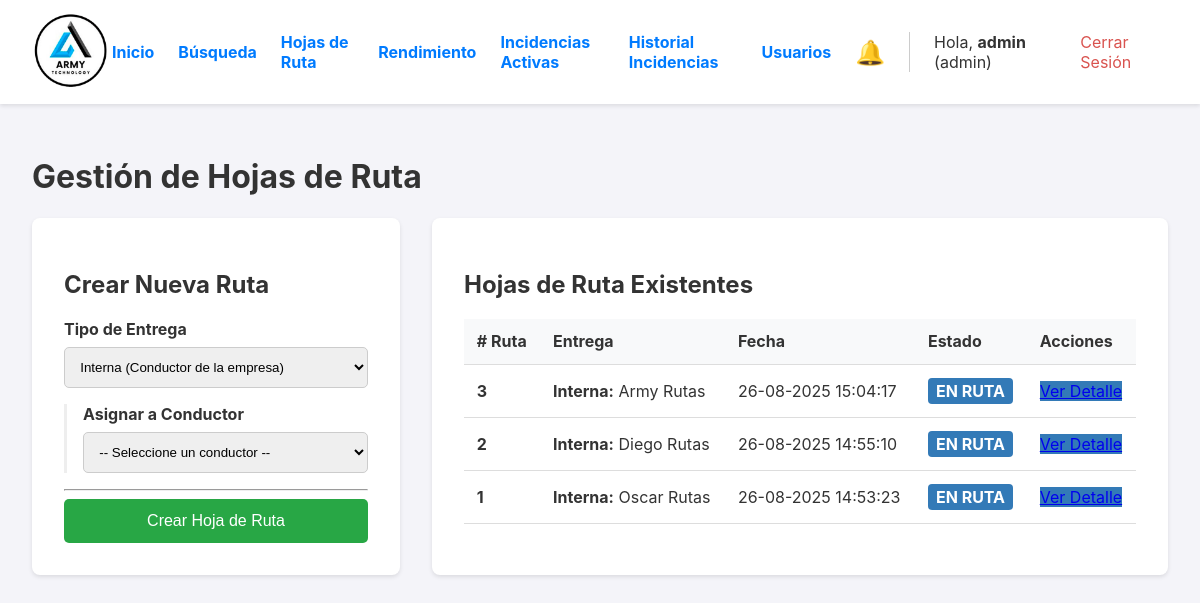
The app's page /rutas (signed in), older data.
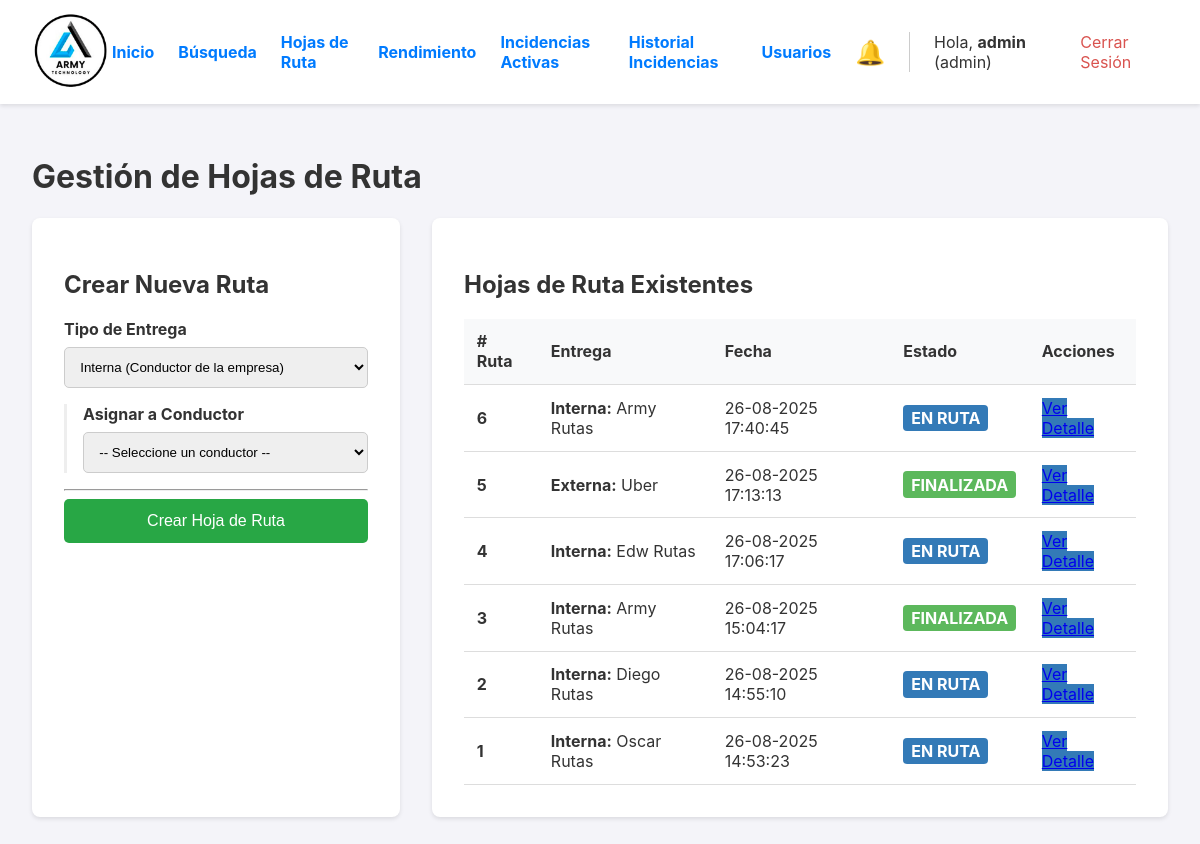
The same page, newer data.
### app.py (models this page shows, shortened)
class User(UserMixin, db.Model):
    id = db.Column(db.Integer, primary_key=True)
    username = db.Column(db.String(80), unique=True, nullable=False)
    password_hash = db.Column(db.String(256), nullable=False)
    role = db.Column(db.String(20), nullable=False, default='operario')

class HojaDeRuta(db.Model):
    __tablename__ = 'hoja_de_ruta'
    id = db.Column(db.Integer, primary_key=True)
    fecha_creacion = db.Column(db.DateTime, default=datetime.datetime.utcnow)
    estado = db.Column(db.String(20), nullable=False, default='EN_PREPARACION')
    gastos_asignados = db.Column(db.Float, nullable=False, default=0.0)
    ordenes = db.relationship('Orden', backref='hoja_de_ruta', lazy='dynamic')
    transacciones = db.relationship('Transaccion', backref='hoja_de_ruta', lazy='dynamic', cascade="all, delete-orphan")
    gastos_viaje = db.relationship('GastoViaje', backref='hoja_de_ruta', lazy='dynamic', cascade="all, delete-orphan")
    fecha_finalizacion = db.Column(db.DateTime, nullable=True)
    tipo_entrega = db.Column(db.String(20), nullable=False, default='INTERNA') # Valores: 'INTERNA', 'EXTERNA'
    conductor_id = db.Column(db.Integer, db.ForeignKey('user.id'), nullable=True) # Ahora es opcional
    conductor = db.relationship('User', backref='hojas_de_ruta')
    nombre_transportista = db.Column(db.String(100), nullable=True) # Ej: "Guatex", "Cargo Expreso"
    nombre_receptor = db.Column(db.String(100), nullable=True)     # Nombre de la persona que recibe
    id_receptor = db.Column(db.String(50), nullable=True)          # DPI, Cédula, etc.

### app.py (the view, shortened to what this page needs)
@app.route('/rutas', methods=['GET', 'POST'])
@login_required
@logistica_required
def gestionar_rutas():
    rutas_query = db.select(HojaDeRuta).options(joinedload(HojaDeRuta.conductor)).order_by(HojaDeRuta.fecha_creacion.desc())
    rutas = db.session.execute(rutas_query).scalars().all()
    conductores = db.session.execute(db.select(User).filter_by(role='conductor').order_by(User.username)).scalars().all()
    return render_template('gestionar_rutas.html', rutas=rutas, conductores=conductores)

### app.py (called while the page is built)
def logistica_required(f):
    @wraps(f)
    def decorated_function(*args, **kwargs):
        if not current_user.is_authenticated or current_user.role not in ['admin', 'operario']:
            flash('Se requiere rol de Administrador o de Operario para acceder a esta página.', 'error')
            return redirect(url_for('dashboard')) # O a donde prefieras
        return f(*args, **kwargs)
    return decorated_function

@login_manager.user_loader
def load_user(user_id):
    return db.session.get(User, int(user_id))

@app.template_filter('localtime')
def to_localtime_filter(utc_datetime):
    if not utc_datetime: return ""
    local_tz = pytz.timezone('America/Costa_Rica')
    local_dt = utc_datetime.replace(tzinfo=pytz.utc).astimezone(local_tz)
    return local_dt.strftime('%d-%m-%Y %H:%M:%S')

### templates/gestionar_rutas.html (shortened to what this page needs)
{% extends "layout.html" %}
{% block content %}
<h1>Gestión de Hojas de Ruta</h1>
<div class="admin-container">
    <div class="form-container">
        <h2>Crear Nueva Ruta</h2>
        <form method="POST">
            <div class="form-group">
                <label for="tipo_entrega">Tipo de Entrega</label>
                <select id="tipo_entrega" name="tipo_entrega" required>
                    <option value="INTERNA" selected>Interna (Conductor de la empresa)</option>
                </select>
            </div>
            <div id="campos-interna">
                <div class="form-group">
                    <label for="conductor_id">Asignar a Conductor</label>
                    <select id="conductor_id" name="conductor_id">
                        <option value="">-- Seleccione un conductor --</option>
                    </select>
                </div>
            </div>
            <hr>
            <button type="submit" class="submit-btn">Crear Hoja de Ruta</button>
        </form>
    </div>
    <div class="list-container">
        <h2>Hojas de Ruta Existentes</h2>
        <table>
            <thead>
                <tr>
                    <th># Ruta</th>
                    <th>Entrega</th>
                    <th>Fecha</th>
                    <th>Estado</th>
                    <th>Acciones</th>
                </tr>
            </thead>
            <tbody>
                {% for ruta in rutas %}
                <tr>
                    <td><strong>{{ ruta.id }}</strong></td>
                    <td>
                        {% if ruta.tipo_entrega == 'INTERNA' %}
                           <strong>Interna:</strong> {{ ruta.conductor.username if ruta.conductor else 'N/A' }}
                        {% else %}
                           <strong>Externa:</strong> {{ ruta.nombre_transportista }}
                        {% endif %}
                    </td>
                    <td>{{ ruta.fecha_creacion | localtime }}</td>
                    <td>
                        <span class="estado estado-{{ ruta.estado }}">{{ ruta.estado.replace('_', ' ') }}</span>
                    </td>
                    <td>
                        <a href="{{ url_for('detalle_ruta', ruta_id=ruta.id) }}" class="action-link" style="background-color: #337ab7;">Ver Detalle</a>
                    </td>
                </tr>
                {% else %}
                <tr>
                    <td colspan="5" style="text-align: center; padding: 2rem;">No se han creado hojas de ruta todavía.</td>
                </tr>
                {% endfor %}
            </tbody>
        </table>
    </div>
</div>
{% endblock %}

### templates/layout.html (shortened to what this page needs)
<!DOCTYPE html>
<html lang="es">
<head>
</head>
<body>
    <header>
        <div class="logo">
            <a href="{{ url_for('dashboard') }}">
                <img src="{{ url_for('static', filename='img/logo.png') }}" alt="Logo de la Empresa">
            </a>
        </div>
        <nav class="nav">
             {% if current_user.is_authenticated %}
                {% if current_user.role == 'admin' %}
                    <div class="nav-admin-links">
                        <a href="{{ url_for('dashboard') }}">Inicio</a>
                        <a href="{{ url_for('reportes_y_busqueda') }}">Búsqueda</a>
                        <a href="{{ url_for('gestionar_rutas') }}">Hojas de Ruta</a>
                        <a href="{{ url_for('reporte_operarios') }}">Rendimiento</a>
                        <a href="{{ url_for('gestionar_incidencias') }}">Incidencias Activas</a>
                        <a href="{{ url_for('historial_incidencias') }}">Historial Incidencias</a>
                        <a href="{{ url_for('gestionar_usuarios') }}">Usuarios</a>
                        <a href="{{ url_for('gestionar_incidencias') }}" id="nav-incidencias-link" style="position: relative; text-decoration:none;" title="Ver incidencias pendientes">
                            <span style="font-size: 1.5rem;">🔔</span>
                        </a>
                    </div>
                {% endif %}
                <div class="user-info">
                    <span>Hola, <strong>{{ current_user.username }}</strong> ({{ current_user.role }})</span>
                    <a href="{{ url_for('logout') }}" style="color: #d9534f;">Cerrar Sesión</a>
                </div>
             {% endif %}
        </nav>
    </header>
    <main>
        {% block content %}{% endblock %}
    </main>
</body>
</html>

### templates/layout.html (style rules this page uses)
body { font-family: -apple-system, BlinkMacSystemFont, "Segoe UI", Roboto, "Helvetica Neue", Arial, sans-serif; margin: 0; background-color: #f4f4f9; color: #333; }
header { background-color: #fff; padding: 10px 2em; display: flex; justify-content: space-between; align-items: center; box-shadow: 0 2px 4px rgba(0,0,0,0.1); position: sticky; top: 0; z-index: 100; }
.logo img { height: 80px; }
.nav { display: flex; align-items: center; gap: 1em; }
.nav-admin-links { display: flex; align-items: center; gap: 1.5em; font-weight: bold; border-right: 1px solid #ccc; padding-right: 1.5em; margin-right: 0.5em; }
.nav-admin-links a, .user-info a { text-decoration: none; color: #007bff; }
.user-info { display: flex; align-items: center; gap: 1em; }
main { padding: 2em; }
* { box-sizing: border-box; }
main { padding: 1em; }
@media (min-width: 768px) { main { padding: 2em; } }

### templates/gestionar_rutas.html (style rules this page uses)
.admin-container { display: grid; grid-template-columns: 1fr; gap: 2rem; }
@media (min-width: 992px) { .admin-container { grid-template-columns: 1fr 2fr; } }
.form-container, .list-container { background: white; padding: 2em; border-radius: 8px; box-shadow: 0 2px 4px rgba(0,0,0,0.1); }
.form-group { margin-bottom: 1rem; }
label { display: block; margin-bottom: 0.5rem; font-weight: bold; }
input[type="text"], input[type="number"], select { width: 100%; padding: 0.7rem; border-radius: 5px; border: 1px solid #ccc; box-sizing: border-box; }
.submit-btn { width: 100%; padding: 0.8rem; background-color: #28a745; color: white; border: none; border-radius: 5px; cursor: pointer; font-size: 1rem; }
table { width: 100%; border-collapse: collapse; }
th, td { padding: 0.8rem; border-bottom: 1px solid #ddd; text-align: left; vertical-align: middle; }
th { background-color: #f8f9fa; }
.estado { font-weight: bold; padding: 0.2em 0.5em; border-radius: 4px; color: white; display: inline-block; text-transform: capitalize; }
.estado-EN_RUTA { background-color: #337ab7; }
.estado-FINALIZADA { background-color: #5cb85c; }
#campos-externa, #campos-interna { border-left: 3px solid #eee; padding-left: 1rem; margin-top: 1rem; }

Row changes from the older to the newer data that the page shows:
added HojaDeRuta: id "6", conductor "Army Rutas", fecha_creacion "26-08-2025 17:40:45", estado.replace "EN RUTA"
added HojaDeRuta: id "5", nombre_transportista "Uber", fecha_creacion "26-08-2025 17:13:13", estado.replace "FINALIZADA"
added HojaDeRuta: id "4", conductor "Edw Rutas", fecha_creacion "26-08-2025 17:06:17", estado.replace "EN RUTA"
changed HojaDeRuta id 3: estado "EN_RUTA" → "FINALIZADA" (drawn); estado.replace "EN RUTA" → "FINALIZADA"
